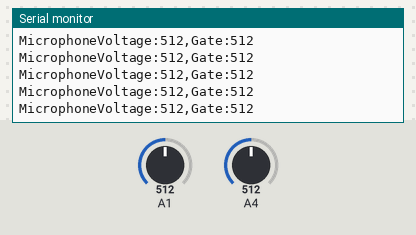
The sketch below on a simulated Arduino Uno, built with avr-gcc and run on an emulated ATmega328P. On the bench: the last lines printed to the serial monitor. The test bench sets the inputs (shaded band); at power-on: A1 = 512, A4 = 512.

Above: at 1.2 s.
1.3 s: A1 set to 110
At 2.3 s:
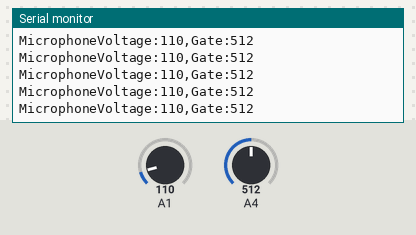
4.3 s: A1 set to 95
At 5.2 s:
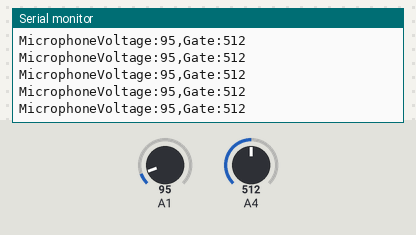
7.3 s: A4 set to 104
At 7.8 s:
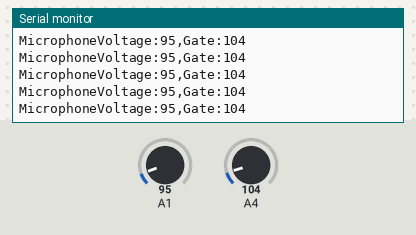
8.8 s: A4 set to 91
At 9.5 s:
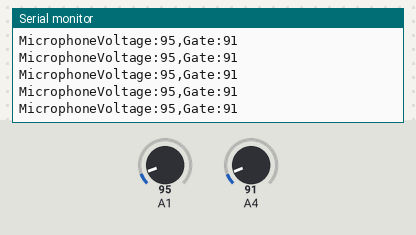
11.8 s: A4 set to 11
At 12.6 s:
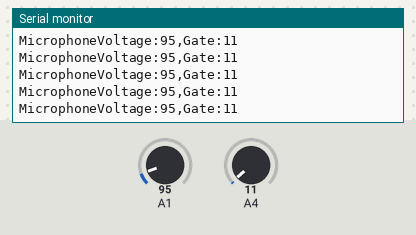
13.3 s: A4 set to 8
At 14.3 s:
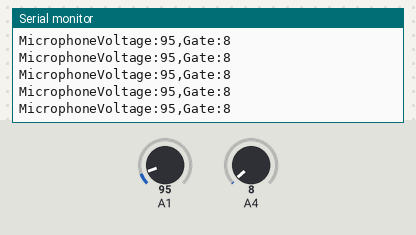
Timing chart, 0 to 16.3 s (numbered marks = the images above; inputs shaded):
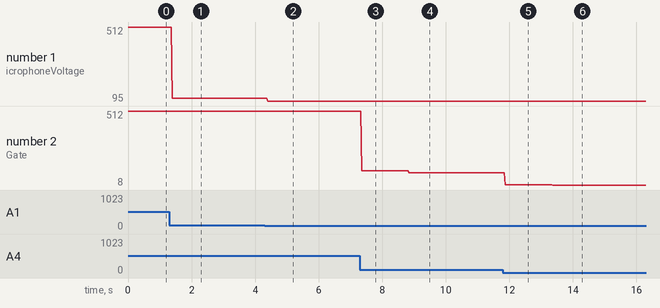

The sketch:

Serial_Plotter_Test.ino
```cpp
void setup() {
  Serial.begin(9600);

}

void loop() {
 int microphone = analogRead(A1);
  Serial.print("MicrophoneVoltage:");
  Serial.print(microphone);
  Serial.print(",");
  Serial.print("Gate:");
  Serial.println(analogRead(A4));
  //delay(100);

}
```

Measured:
- after the input at 1.3 s, the serial monitor: prints a new line after 0.10 s (image 1)
- after the input at 4.3 s, the serial monitor: prints a new line after 0.09 s (image 2)
- after the input at 7.3 s, the serial monitor: prints a new line after 0.06 s (image 3)
- after the input at 8.8 s, the serial monitor: prints a new line at once (image 4)
- after the input at 11.8 s, the serial monitor: prints a new line after 0.07 s (image 5)
- after the input at 13.3 s, the serial monitor: prints a new line after 0.07 s (image 6)
- plotted number 1: 512 → 110 after the input at 1.3 s, 110 → 95 after the input at 4.3 s
- plotted number 2: 512 → 104 after the input at 7.3 s, 104 → 91 after the input at 8.8 s, 91 → 11 after the input at 11.8 s, 11 → 8 after the input at 13.3 s
